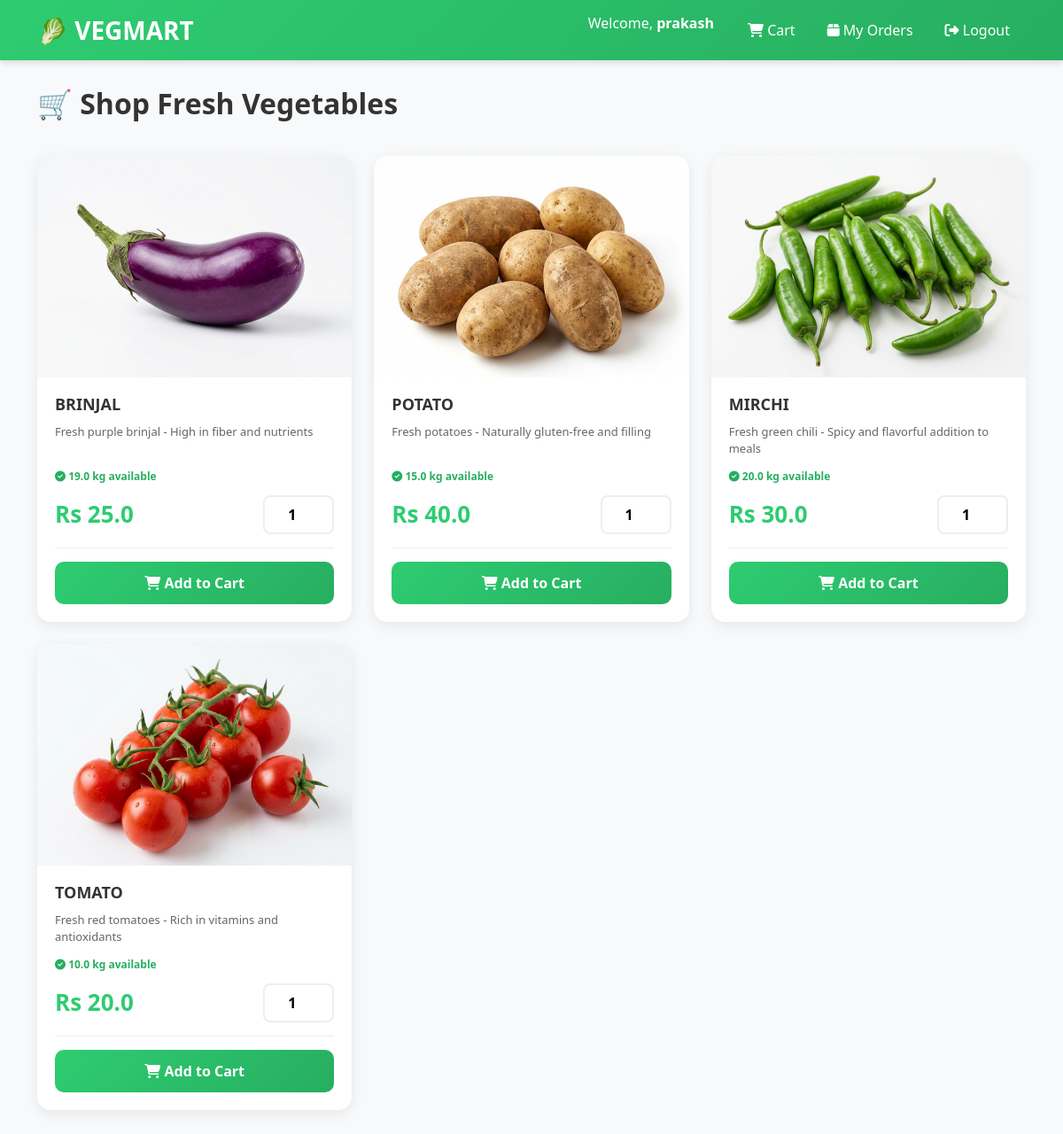
/shop (signed in), run on the app's committed database.
### tables this page shows
CREATE TABLE items
                 (id INTEGER PRIMARY KEY, name TEXT UNIQUE, price REAL, quantity REAL, 
                  cost_price REAL, image_url TEXT, description TEXT);

### app.py (the view)
@app.route('/shop')
@login_required
def customer_shop():
    conn = sqlite3.connect(DATABASE)
    c = conn.cursor()
    c.execute('SELECT * FROM items')
    items = c.fetchall()
    conn.close()
    return render_template('customer_shop.html', items=items)

### app.py (called while the page is built)
def login_required(f):
    @wraps(f)
    def decorated_function(*args, **kwargs):
        if 'user_type' not in session:
            return redirect(url_for('login'))
        return f(*args, **kwargs)
    return decorated_function

### templates/customer_shop.html (shortened to what this page needs)
<!DOCTYPE html>
<html lang="en">
<head>
    <link href="https://cdn.jsdelivr.net/npm/bootstrap@5.3.0/dist/css/bootstrap.min.css" rel="stylesheet">
    <link rel="stylesheet" href="https://cdnjs.cloudflare.com/ajax/libs/font-awesome/6.4.0/css/all.min.css">
</head>
<body>
    <nav class="navbar navbar-expand-lg navbar-dark sticky-top">
        <div class="container">
            <a class="navbar-brand" href="/">🥬 VEGMART</a>
            <div class="collapse navbar-collapse" id="navbarNav">
                <ul class="navbar-nav ms-auto">
                    <li class="nav-item">
                        <span class="navbar-text" style="color: white; margin-right: 20px;">
                            Welcome, <strong>{{ session.username }}</strong>
                        </span>
                    </li>
                    <li class="nav-item">
                        <a class="nav-link" href="{{ url_for('view_cart') }}">
                            <i class="fas fa-shopping-cart"></i> Cart
                        </a>
                    </li>
                    <li class="nav-item">
                        <a class="nav-link" href="{{ url_for('my_orders') }}">
                            <i class="fas fa-box"></i> My Orders
                        </a>
                    </li>
                    <li class="nav-item">
                        <a class="nav-link" href="{{ url_for('logout') }}">
                            <i class="fas fa-sign-out-alt"></i> Logout
                        </a>
                    </li>
                </ul>
            </div>
        </div>
    </nav>
    <div class="container">
        <h1 class="page-title">🛒 Shop Fresh Vegetables</h1>
        <div class="product-grid">
            {% for item in items %}
            <div class="product-card">
                <img src="{{ item[5] }}" alt="{{ item[1] }}" class="product-image" loading="lazy">
                <div class="product-info">
                    <h3 class="product-name">{{ item[1]|upper }}</h3>
                    <p class="product-description">{{ item[6] or 'Fresh and healthy vegetables' }}</p>
                    <p class="product-stock">
                        <i class="fas fa-check-circle"></i>
                        {{ item[3] }} kg available
                    </p>
                    <div class="price-section">
                        <span class="product-price">Rs {{ item[2] }}</span>
                        <input type="number" class="quantity-input" id="qty-{{ item[0] }}" min="0.1" step="0.1" value="1" placeholder="Qty">
                    </div>
                    <button class="btn-add-cart" onclick="addToCart({{ item[0] }})">
                        <i class="fas fa-shopping-cart"></i> Add to Cart
                    </button>
                </div>
            </div>
            {% endfor %}
        </div>
    </div>
</body>
</html>

### templates/customer_shop.html (style rules this page uses)
body { background: #f8f9fa; font-family: 'Segoe UI', Tahoma, Geneva, Verdana, sans-serif; }
.navbar { background: linear-gradient(135deg, #2ecc71 0%, #27ae60 100%); box-shadow: 0 4px 6px rgba(0,0,0,0.1); }
.navbar-brand { font-size: 28px; font-weight: bold; color: white !important; }
.nav-link { color: white !important; margin: 0 10px; }
.page-title { color: #333; font-weight: bold; margin: 30px 0; font-size: 32px; }
.product-grid { display: grid; grid-template-columns: repeat(auto-fill, minmax(280px, 1fr)); gap: 25px; margin: 40px 0; }
.product-card { background: white; border-radius: 15px; overflow: hidden; box-shadow: 0 4px 15px rgba(0,0,0,0.08); transition: transform 0.3s, box-shadow 0.3s; display: flex; flex-direction: column; }
.product-image { width: 100%; height: 250px; object-fit: cover; background: linear-gradient(135deg, #f0f0f0 0%, #e8e8e8 100%); }
.product-info { padding: 20px; flex-grow: 1; display: flex; flex-direction: column; }
.product-name { font-size: 18px; font-weight: bold; color: #333; margin-bottom: 10px; }
.product-description { font-size: 13px; color: #666; margin-bottom: 12px; flex-grow: 1; }
.product-stock { font-size: 12px; color: #27ae60; margin-bottom: 12px; font-weight: 600; }
.price-section { display: flex; justify-content: space-between; align-items: center; margin-bottom: 15px; padding-bottom: 15px; border-bottom: 1px solid #eee; }
.product-price { font-size: 26px; font-weight: bold; color: #2ecc71; }
.quantity-input { width: 80px; padding: 8px; border: 2px solid #eee; border-radius: 8px; text-align: center; font-weight: 600; }
.btn-add-cart { width: 100%; background: linear-gradient(135deg, #2ecc71 0%, #27ae60 100%); color: white; border: none; padding: 12px; border-radius: 10px; font-weight: 600; cursor: pointer; transition: transform 0.2s, box-shadow 0.2s; }

### data on the page
items: image_url+name (picture), name "BRINJAL", description "Fresh purple brinjal - High in fiber and nutrients", quantity "19.0", price "25.0"
items: image_url+name (picture), name "POTATO", description "Fresh potatoes - Naturally gluten-free and filling", quantity "15.0", price "40.0"
items: image_url+name (picture), name "MIRCHI", description "Fresh green chili - Spicy and flavorful addition to meals", quantity "20.0", price "30.0"
items: image_url+name (picture), name "TOMATO", description "Fresh red tomatoes - Rich in vitamins and antioxidants", quantity "10.0", price "20.0"

### other printed values
{{ session.username }} "prakash"
